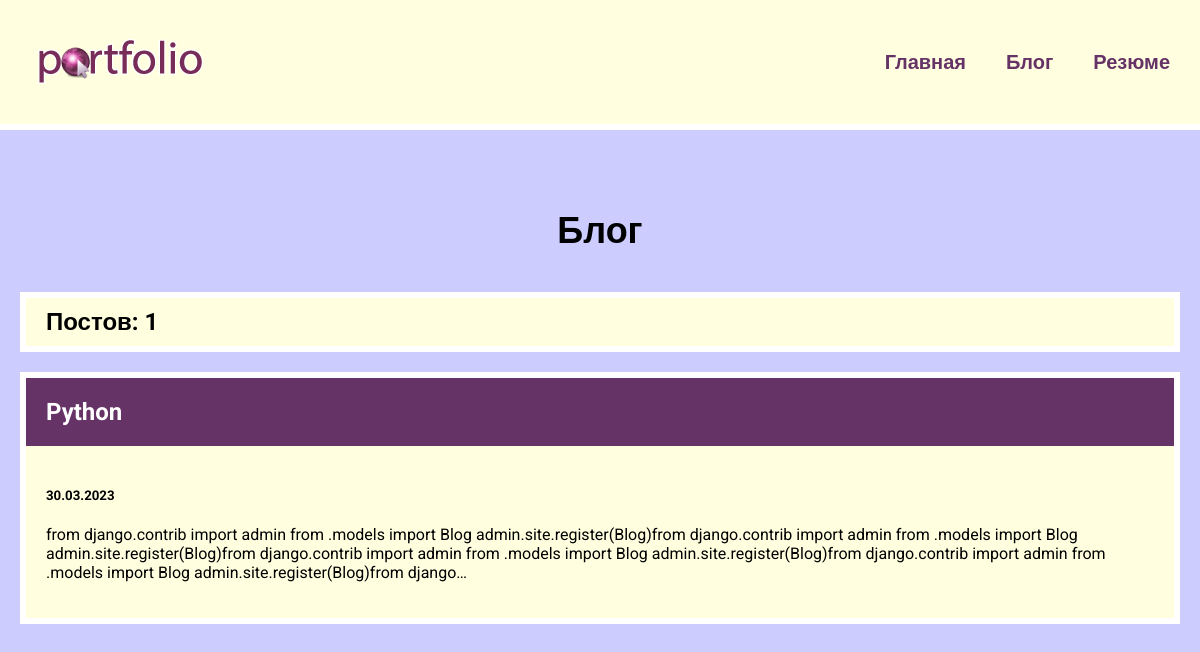
Screenshot of /blog/ with the database file from the repository.
### blog/models.py (models this page shows, shortened)
class Blog(models.Model):
    title = models.CharField(max_length=200)
    description = models.TextField()
    date = models.DateField()

### blog/views.py (the view)
# urls.py: path('', views.blogs, name='blogs'),
def blogs(request):
    blogs = Blog.objects.order_by('-date')
    return render(request, 'blog/blogs.html', {'blogs': blogs})

### blog/templates/blog/blogs.html
{% extends 'skills/base.html' %}
{% block content %}
<h1>Блог</h1>
<h2 class="count">Постов: {{ blogs.count }}</h2>
{% for blog in blogs %}
<div class="element">
    <h2 class="top"><a href="{% url 'blog:detail' blog.id %}">{{ blog.title }}</a></h2>
    <div class="blog_text">
        <h5>{{ blog.date|date:'d.m.Y' }}</h5>
        <p>{{ blog.description|striptags|truncatechars:360 }}</p>
    </div>
</div>
{% endfor %}
{% endblock %}

### skills/static/css/style.css (style rules this page uses)
body { background: #CCCCFF; font-family: 'Roboto', sans-serif; padding: 0; margin: 0; }
.element, .count { background: lightyellow; border: 6px solid #FFF; margin: 20px 0; }
.content h1 { text-align: center; margin: 60px 0 40px; font-size: 36px; }
.top { background: #663366; margin: 0; }
.top a { color: #FFF; text-decoration: none; padding: 20px; display: block; }
.blog_text { padding: 20px; box-sizing: border-box; }
.count { padding: 10px 20px; box-sizing: border-box; }

### rows the page displays
Blog: title "Python", date "30.03.2023", description "from django.contrib import admin from .models import Blog admin.site.register(Blog)from django.contrib import admin from .models import Blog admin.site.register(Blog)from django.contrib import admin from .models import Blog admin.site.register(Blog)from django.contrib import admin from .models import Blog admin.site.register(Blog)from django…"

### other values shown
{{ blogs.count }} "1"
